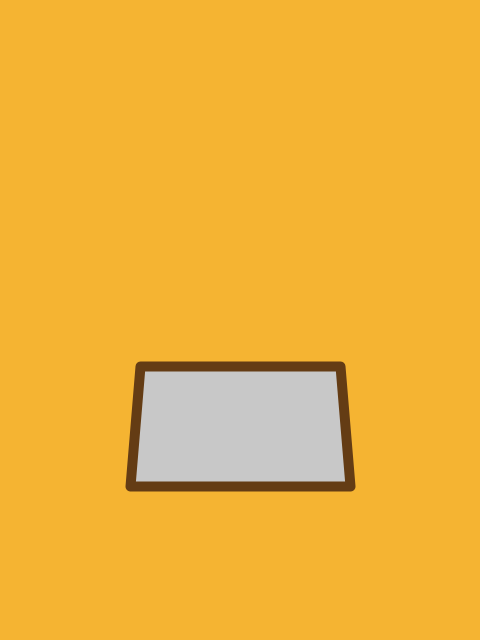
Frame 1 (no input)
Frame 2 (the mouse pressed at the canvas centre, redrawn once): identical to frame 1, image omitted

The Processing sketch that drew this single still picture (run headless with seeded random() and noise(); the mouse was pressed at the canvas centre and the sketch redrawn once):

// Processing sketch: charlie_s_angels
// ── charlie_s_angels.pde

final color PAPER = color(245, 180, 50);
final color INK1 = color(100, 60, 20);
final color INK2 = color(200);


final float W = 100;
final float H = 60;
 
void setup() {
  size(480, 640);
  noLoop();
}

void draw() {
  
  translate(width/2.0, 2*height/3.0);
  
  background(PAPER);
  stroke(INK1);
  fill(INK2);
  
  strokeWeight(10.0);
  strokeJoin(ROUND);
  
  quad(-W, -H, W, -H, 1.1*W, H, -1.1*W, H);
}
